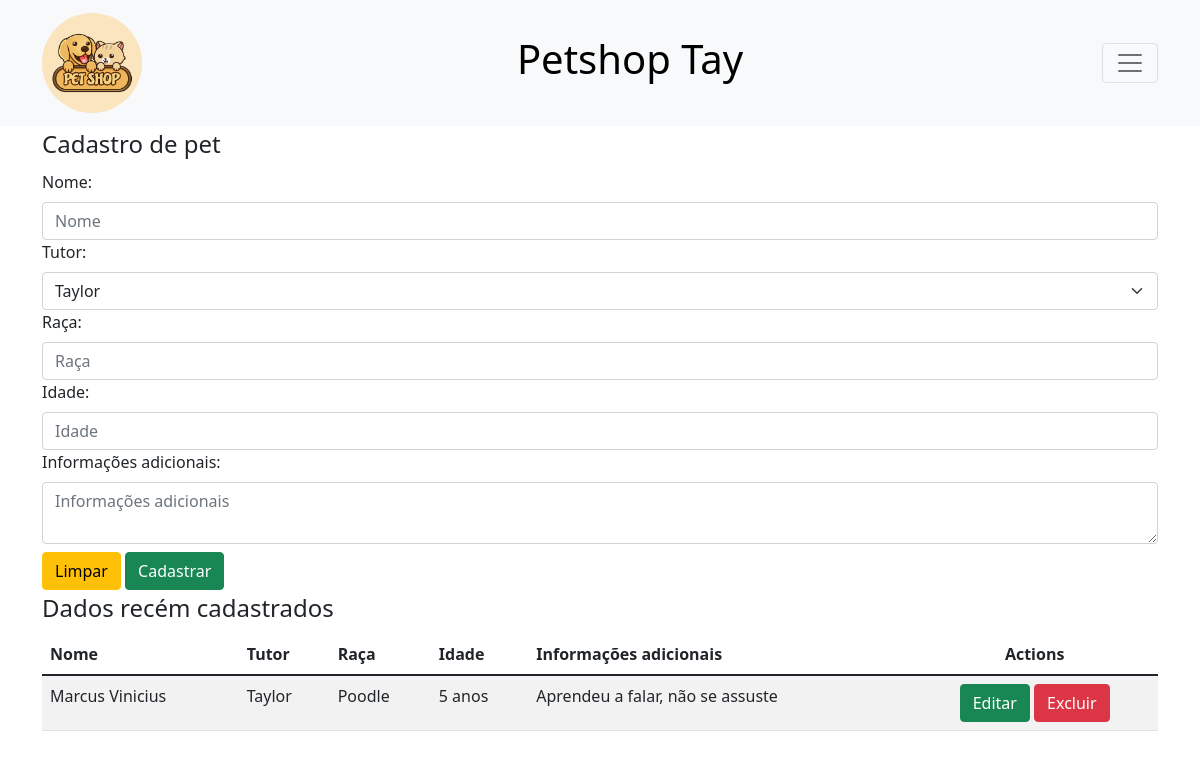
Screenshot of /view/FrmPet.php with the database file from the repository.
### tables this page shows
CREATE TABLE `pet` (
  `id` int(11) NOT NULL,
  `nome` varchar(255) DEFAULT NULL,
  `id_tutor` int(11) DEFAULT NULL,
  `raca` varchar(255) DEFAULT NULL,
  `idade` varchar(255) DEFAULT NULL,
  `infos` varchar(1000) DEFAULT NULL
);

CREATE TABLE `cliente` (
  `id` int(11) NOT NULL,
  `nome` varchar(255) NOT NULL,
  `nacionalidade` varchar(255) NOT NULL,
  `cpf` varchar(14) NOT NULL,
  `email` varchar(255) NOT NULL,
  `telefone` varchar(20) NOT NULL,
  `cep` varchar(10) NOT NULL,
  `endereco` varchar(450) NOT NULL,
  `numero` varchar(20) NOT NULL,
  `complemento` varchar(25) NOT NULL,
  `id_cidade` int(11) NOT NULL,
  `id_estado` int(11) NOT NULL,
  `id_pais` int(11) NOT NULL
);

### DAO/Conexao.php (called while the page is built, shortened)
<?php
class Conexao{
    public static function abrir(){
        $banco = "petshoptay";
        $local = "localhost";
        $usuario = "root";
        $senha = "password";
        $conn = mysqli_connect($local, $usuario, $senha, $banco);
        if($conn){
            return $conn;
        }else{
            return NULL;
        }
    }
    public static function consultar($sql){
        $conn = self::abrir();
        if($conn){
            $result = mysqli_query($conn, $sql);
            return $result;
        }
        return NULL;
    }
}

### DAO/ClienteDao.php (called while the page is built, shortened)
<?php
include_once "../DAO/Conexao.php";
include_once "../model/ClienteModel.php";
class ClienteDao
{
    public static function buscar()
    {
        $sql = "SELECT cli.*, cid.nome AS nome_cidade,
                es.nome AS nome_estado,
                pais.nome AS nome_pais FROM cliente AS cli
                INNER JOIN cidade AS cid ON cid.id = cli.id_cidade
                INNER JOIN estado AS es ON es.id = cli.id_estado
                INNER JOIN pais ON pais.id = cli.id_pais;";
        $result = Conexao::consultar($sql);
        $lista = new ArrayObject();
        if ($result != null) {
            while (
                list(
                    $_id,
                    $_nome,
                    $_nacionalidade,
                    $_cpf,
                    $_email,
                    $_telefone,
                    $_cep,
                    $_endereco,
                    $_numero,
                    $_complemento,
                    $_idCidade,
                    $_idEstado,
                    $_idPais,
                    $_cidade,
                    $_estado,
                    $_pais
                )
                =
                mysqli_fetch_row($result)
            ) {
                $cliente = new Cliente();
                $cliente->setId($_id);
                $cliente->setNome($_nome);
                $cliente->setNacionalidade($_nacionalidade);
                $cliente->setCpf($_cpf);
                $cliente->setEmail($_email);
                $cliente->setTelefone($_telefone);
                $cliente->setCep($_cep);
                $cliente->setEndereco($_endereco);
                $cliente->setNumero($_numero);
                $cliente->setComplemento($_complemento);
                $cliente->setCidade($_cidade);
                $cliente->setEstado($_estado);
                $cliente->setPais($_pais);
                $lista->append($cliente);
            }
        }
        return $lista;
    }
}

### model/ClienteModel.php (called while the page is built, shortened)
<?php
class Cliente
{
    private $id;
    private $nome;
    public function __construct(
        $nome = null,
        $nacionalidade = null,
        $cpf = null,
        $email = null,
        $telefone = null,
        $cep = null,
        $endereco = null,
        $numero = null,
        $complemento = null
    ) {
        $this->nome = $nome;
    }
    public function getId()
    {
        return $this->id;
    }
    public function setId($id)
    {
        $this->id = $id;
        return $this;
    }
    public function getNome()
    {
        return $this->nome;
    }
    public function setNome($nome)
    {
        $this->nome = $nome;
        return $this;
    }
    public function setNacionalidade($nacionalidade)
    {
        return $this;
    }
    public function setCpf($cpf)
    {
        return $this;
    }
    public function setEmail($email)
    {
        return $this;
    }
    public function setTelefone($telefone)
    {
        return $this;
    }
    public function setCep($cep)
    {
        return $this;
    }
    public function setEndereco($endereco)
    {
        return $this;
    }
    public function setNumero($numero)
    {
        return $this;
    }
    public function setComplemento($complemento)
    {
        return $this;
    }
    public function setCidade($cidade)
    {
        return $this;
    }
    public function setEstado($estado)
    {
        return $this;
    }
    public function setPais($pais)
    {
        return $this;
    }
}

### DAO/PetDao.php (called while the page is built, shortened)
<?php
include_once "../DAO/Conexao.php";
include_once "../model/PetModel.php";
class PetDao
{
    public static function buscar()
    {
        $sql = "SELECT pet.id, pet.nome, tutor.nome, raca, idade, infos
                FROM pet
                LEFT JOIN cliente as tutor
                ON id_tutor = tutor.id
                ";
        $result = Conexao::consultar($sql);
        $lista = new ArrayObject();
        if ($result != null) {
            while (list($_id, $_nome, $_tutor, $_raca, $_idade, $_infos) = mysqli_fetch_row($result)) {
                $pet = new Pet();
                $pet->setId($_id);
                $pet->setNome($_nome);
                $pet->setTutor($_tutor);
                $pet->setRaca($_raca);
                $pet->setIdade($_idade);
                $pet->setInfos($_infos);
                $lista->append($pet);
            }
        }
        return $lista;
    }
}

### model/PetModel.php (called while the page is built)
<?php
class Pet
{
    private $id;
    private $nome;
    private $tutor;
    private $raca;
    private $idade;
    private $infos;
    public function __construct($nome = NULL, $tutor = NULL, $raca = NULL, $idade = NULL, $infos = NULL){
        $this->nome = $nome;
        $this->tutor = $tutor;
        $this->raca = $raca;
        $this->idade = $idade;
        $this->infos = $infos;
    }
    public function getId()
    {
        return $this->id;
    }
    public function setId($id)
    {
        $this->id = $id;
        return $this;
    }
    public function getNome()
    {
        return $this->nome;
    }
    public function setNome($nome)
    {
        $this->nome = $nome;
        return $this;
    }
    public function getTutor()
    {
        return $this->tutor;
    }
    public function setTutor($tutor)
    {
        $this->tutor = $tutor;
        return $this;
    }
    public function getRaca()
    {
        return $this->raca;
    }
    public function setRaca($raca)
    {
        $this->raca = $raca;
        return $this;
    }
    public function getIdade()
    {
        return $this->idade;
    }
    public function setIdade($idade)
    {
        $this->idade = $idade;
        return $this;
    }
    public function getInfos()
    {
        return $this->infos;
    }
    public function setInfos($infos)
    {
        $this->infos = $infos;
        return $this;
    }
}

### view/FrmPet.php (the view, shortened to what this page needs)
<?php
include_once "../DAO/ClienteDao.php";
include_once "../DAO/PetDao.php";
$action = 'inserir';
$listaClientes = ClienteDao::buscar();
?>
<!DOCTYPE html>
<html lang="pt-br">
<head>
    <link href="https://cdn.jsdelivr.net/npm/bootstrap@5.1.3/dist/css/bootstrap.min.css" rel="stylesheet">
</head>
<body>
    <header>
        <nav class="navbar navbar-light bg-light">
            <div class="d-flex container">
                <a class="navbar-brand" href="../index.php">
                    <img src="../assets/logo.jpg" style="border-radius: 50%;" width="100px" alt="">
                </a>
                <h1><a href="../index.php" class="d-xxl-none" style="text-decoration: none; color: black">Petshop Tay</a></h1>
                <button class="navbar-toggler" type="button" data-bs-toggle="collapse" data-bs-target="#navbarNav" aria-controls="navbarNav" aria-expanded="false" aria-label="Toggle navigation">
                    <span class="navbar-toggler-icon"></span>
                </button>
            </div>
        </nav>
    </header>
    <div class="container">
        <fieldset>
            <legend>Cadastro de pet</legend>
            <form method="POST" action="../controller/PetController.php?<?= $action ?>">
                <label class="form-label">Nome: </label>
                <input type="text" value="<?= $values['nome'] ?? '' ?>" placeholder="Nome" class="form-control" name="txtNome">
                <label class="form-label">Tutor: </label>
                <select class="form-select" name="txtTutor">
                    <?php
                    foreach ($listaClientes as $clientes) {
                        echo "<option ". ($values['tutor'] == $clientes->getNome() ? 'selected' : '') ." value='{$clientes->getId()}'>{$clientes->getNome()}</option> ";
                    }
                    ?>
                </select>
                <label class="form-label">Raça: </label>
                <input type="text" value="<?= $values['raca'] ?? '' ?>" placeholder="Raça" class="form-control" name="txtRaca">
                <label class="form-label">Idade: </label>
                <input type="text" value="<?= $values['idade'] ?? '' ?>" placeholder="Idade" class="form-control" name="txtIdade">
                <label class="form-label">Informações adicionais: </label>
                <textarea placeholder="Informações adicionais" class="form-control" name="infos"><?= $values['infos'] ?? '' ?></textarea>
                <input type="reset" value="Limpar" class="btn btn-warning mt-2">
                <input type="submit" value="Cadastrar" class="btn btn-success mt-2">
            </form>
        </fieldset>
        <fieldset>
            <legend>Dados recém cadastrados</legend>
            <div class="overflow-auto">
                <table class="table table-striped table-hover">
                    <thead>
                        <tr>
                            <th>Nome</th>
                            <th>Tutor</th>
                            <th>Raça</th>
                            <th>Idade</th>
                            <th>Informações adicionais</th>
                            <th class="text-center">Actions</th>
                        </tr>
                    </thead>
                    <tbody>
                        <?php
                        $listaPets = PetDao::buscar();
                        foreach ($listaPets as $pets) {
                            echo "
                                <tr>
                                    <td>{$pets->getNome()}</td>
                                    <td>{$pets->getTutor()}</td>
                                    <td>{$pets->getRaca()}</td>
                                    <td>{$pets->getIdade()}</td>
                                    <td>{$pets->getInfos()}</td>
                                    <td class='text-center'>
                                        <a href='FrmPet.php?editar&id={$pets->getId()}' class='btn btn-success'>Editar</a>
                                        <a local='Pet' key='{$pets->getId()}' class='btn btn-danger excluir'>Excluir</a>
                                    </td>
                                </tr>
                            ";
                        }
                        ?>
                    </tbody>
                </table>
            </div>
        </fieldset>
    </div>
    <?php
    include "templates/footer.php";
    ?>

### rows the page displays
pet: nome "Marcus Vinicius", id_tutor.nome "Taylor", raca "Poodle", idade "5 anos", infos "Aprendeu a falar, não se assuste"

### other values shown
form field txtTutor "Taylor"
